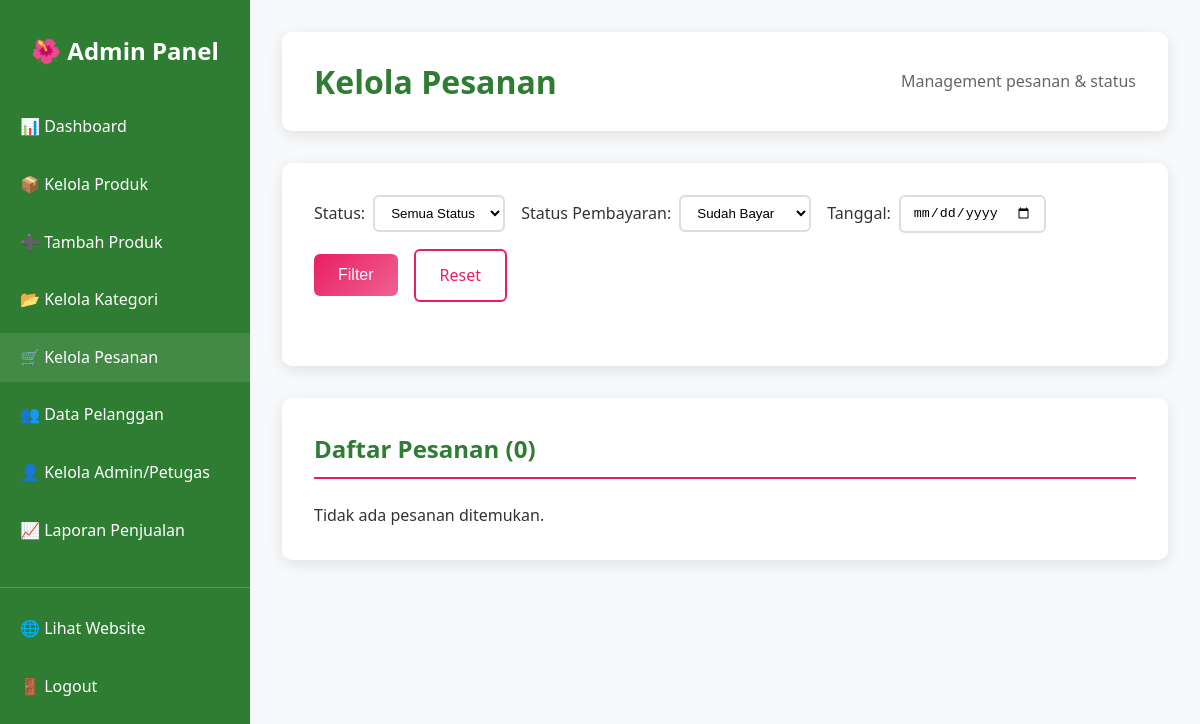
The app's page /admin/orders.php?payment_status=paid (signed in), older data.
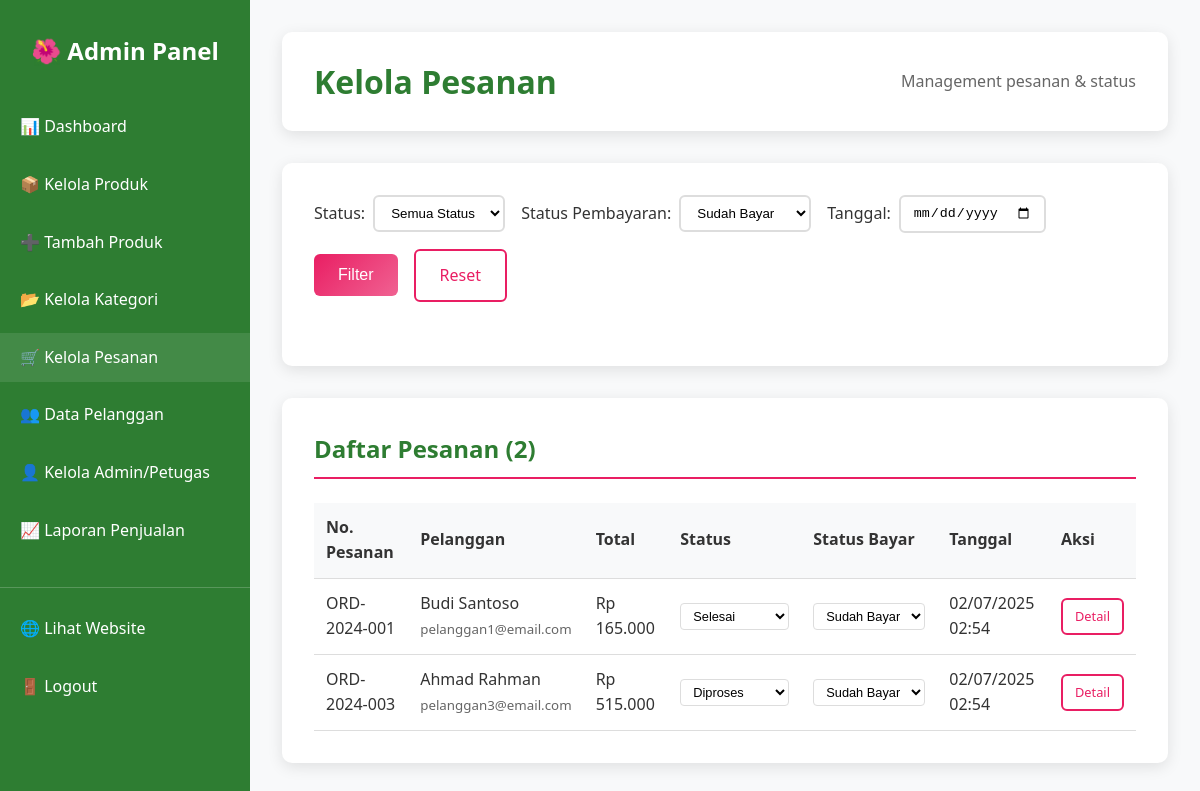
The same page, newer data.
### tables this page shows
CREATE TABLE orders (
    id INT PRIMARY KEY AUTO_INCREMENT,
    user_id INT NOT NULL,
    order_number VARCHAR(50) UNIQUE NOT NULL,
    total_amount DECIMAL(12,2) NOT NULL,
    subtotal DECIMAL(12,2) NOT NULL DEFAULT 0,
    shipping_address TEXT NOT NULL,
    shipping_cost DECIMAL(10,2) DEFAULT 0,
    recipient_name VARCHAR(100) NOT NULL,
    recipient_phone VARCHAR(20) NOT NULL,
    city VARCHAR(50),
    postal_code VARCHAR(10),
    payment_method ENUM('transfer', 'cod', 'ewallet') NOT NULL,
    payment_status ENUM('pending', 'paid', 'failed') DEFAULT 'pending',
    status ENUM('pending', 'confirmed', 'processing', 'shipped', 'delivered', 'cancelled') DEFAULT 'pending',
    notes TEXT,
    order_date TIMESTAMP DEFAULT CURRENT_TIMESTAMP,
    updated_at TIMESTAMP DEFAULT CURRENT_TIMESTAMP ON UPDATE CURRENT_TIMESTAMP,
    FOREIGN KEY (user_id) REFERENCES users(id) ON DELETE CASCADE
);

CREATE TABLE users (
    id INT PRIMARY KEY AUTO_INCREMENT,
    username VARCHAR(50) UNIQUE NOT NULL,
    email VARCHAR(100) UNIQUE NOT NULL,
    password VARCHAR(255) NOT NULL,
    full_name VARCHAR(100) NOT NULL,
    phone VARCHAR(20),
    address TEXT,
    role ENUM('admin', 'petugas', 'pelanggan') DEFAULT 'pelanggan',
    is_active TINYINT(1) DEFAULT 1,
    created_at TIMESTAMP DEFAULT CURRENT_TIMESTAMP,
    updated_at TIMESTAMP DEFAULT CURRENT_TIMESTAMP ON UPDATE CURRENT_TIMESTAMP
);

### config/database.php (called while the page is built, shortened)
<?php
function isAdmin() {
    return isset($_SESSION['role']) && $_SESSION['role'] === 'admin';
}
function formatRupiah($amount) {
    return 'Rp ' . number_format($amount, 0, ',', '.');
}
?>

### admin/orders.php (the view, shortened to what this page needs)
<?php
require_once '../config/database.php';
$pdo = getConnection();
$status_filter = $_GET['status'] ?? '';
$payment_status_filter = $_GET['payment_status'] ?? '';
$date_filter = $_GET['date'] ?? '';
$where_conditions = [];
$params = [];
if (!empty($payment_status_filter)) {
    $where_conditions[] = "o.payment_status = ?";
    $params[] = $payment_status_filter;
}
$where_clause = !empty($where_conditions) ? 'WHERE ' . implode(' AND ', $where_conditions) : '';
$stmt = $pdo->prepare("
    SELECT o.*, u.full_name as customer_name, u.email as customer_email
    FROM orders o
    JOIN users u ON o.user_id = u.id
    $where_clause
    ORDER BY o.order_date DESC
");
$stmt->execute($params);
$orders = $stmt->fetchAll();
$status_options = [
    'pending' => 'Pending',
    'confirmed' => 'Dikonfirmasi',
    'processing' => 'Diproses',
    'shipped' => 'Dikirim',
    'delivered' => 'Selesai',
    'cancelled' => 'Dibatalkan'
];
$payment_status_options = [
    'pending' => 'Belum Bayar',
    'paid' => 'Sudah Bayar',
    'failed' => 'Gagal'
];
?>
<!DOCTYPE html>
<html lang="id">
<head>
    <link rel="stylesheet" href="../assets/css/style.css">
    <link rel="stylesheet" href="assets/admin.css">
</head>
<body>
    <div class="admin-container">
        <?php include 'includes/sidebar.php'; ?>
        <div class="main-content">
            <div class="page-header">
                <h1>Kelola Pesanan</h1>
                <div>
                    <span style="color: #666;">Management pesanan & status</span>
                </div>
            </div>
            <div class="content-card">
                <form method="GET" class="filters">
                    <div class="filter-group">
                        <label>Status:</label>
                        <select name="status" class="filter-select">
                            <option value="">Semua Status</option>
                        </select>
                    </div>
                    <div class="filter-group">
                        <label>Status Pembayaran:</label>
                        <select name="payment_status" class="filter-select">
                            <?php foreach($payment_status_options as $value => $label): ?>
                                <option value="<?php echo $value; ?>" <?php echo $payment_status_filter == $value ? 'selected' : ''; ?>>
                                    <?php echo $label; ?>
                                </option>
                            <?php endforeach; ?>
                        </select>
                    </div>
                    <div class="filter-group">
                        <label>Tanggal:</label>
                        <input type="date" name="date" class="filter-select" value="<?php echo htmlspecialchars($date_filter); ?>">
                    </div>
                    <button type="submit" class="btn btn-primary">Filter</button>
                    <?php if (!empty($status_filter) || !empty($payment_status_filter) || !empty($date_filter)): ?>
                        <a href="orders.php" class="btn btn-outline">Reset</a>
                    <?php endif; ?>
                </form>
            </div>
            <div class="content-card">
                <h2>Daftar Pesanan (<?php echo count($orders); ?>)</h2>
                <?php if (empty($orders)): ?>
                    <p>Tidak ada pesanan ditemukan.</p>
                <?php else: ?>
                    <table class="table">
                        <thead>
                            <tr>
                                <th>No. Pesanan</th>
                                <th>Pelanggan</th>
                                <th>Total</th>
                                <th>Status</th>
                                <th>Status Bayar</th>
                                <th>Tanggal</th>
                                <th>Aksi</th>
                            </tr>
                        </thead>
                        <tbody>
                            <?php foreach($orders as $order): ?>
                            <tr>
                                <td><?php echo htmlspecialchars($order['order_number']); ?></td>
                                <td>
                                    <div><?php echo htmlspecialchars($order['customer_name']); ?></div>
                                    <small style="color: #666;"><?php echo htmlspecialchars($order['customer_email']); ?></small>
                                </td>
                                <td><?php echo formatRupiah($order['total_amount']); ?></td>
                                <td>
                                    <form method="POST" class="status-form">
                                        <select name="status" class="status-select" onchange="this.form.submit()">
                                            <?php foreach($status_options as $value => $label): ?>
                                                <option value="<?php echo $value; ?>"
                                                        <?php echo $order['status'] == $value ? 'selected' : ''; ?>>
                                                    <?php echo $label; ?>
                                                </option>
                                            <?php endforeach; ?>
                                        </select>
                                    </form>
                                </td>
                                <td>
                                    <form method="POST" class="status-form">
                                        <select name="payment_status" class="status-select" onchange="this.form.submit()">
                                            <?php foreach($payment_status_options as $value => $label): ?>
                                                <option value="<?php echo $value; ?>"
                                                        <?php echo $order['payment_status'] == $value ? 'selected' : ''; ?>>
                                                    <?php echo $label; ?>
                                                </option>
                                            <?php endforeach; ?>
                                        </select>
                                    </form>
                                </td>
                                <td><?php echo date('d/m/Y H:i', strtotime($order['order_date'])); ?></td>
                                <td>
                                    <a href="orders-detail.php?id=<?php echo $order['id']; ?>" class="btn btn-outline btn-sm">Detail</a>
                                </td>
                            </tr>
                            <?php endforeach; ?>
                        </tbody>
                    </table>
                <?php endif; ?>
            </div>
        </div>
    </div>
</body>
</html>

### admin/includes/sidebar.php
<div class="sidebar">
    <h2>🌺 Admin Panel</h2>
    <ul>
        <li><a href="dashboard.php" class="<?php echo basename($_SERVER['PHP_SELF']) == 'dashboard.php' ? 'active' : ''; ?>">📊 Dashboard</a></li>
        <li><a href="products.php" class="<?php echo basename($_SERVER['PHP_SELF']) == 'products.php' ? 'active' : ''; ?>">📦 Kelola Produk</a></li>
        <li><a href="products-add.php" class="<?php echo basename($_SERVER['PHP_SELF']) == 'products-add.php' ? 'active' : ''; ?>">➕ Tambah Produk</a></li>
        <li><a href="categories.php" class="<?php echo basename($_SERVER['PHP_SELF']) == 'categories.php' ? 'active' : ''; ?>">📂 Kelola Kategori</a></li>
        <li><a href="orders.php" class="<?php echo basename($_SERVER['PHP_SELF']) == 'orders.php' ? 'active' : ''; ?>">🛒 Kelola Pesanan</a></li>
        <li><a href="customers.php" class="<?php echo basename($_SERVER['PHP_SELF']) == 'customers.php' ? 'active' : ''; ?>">👥 Data Pelanggan</a></li>
        <?php if (isAdmin()): ?>
        <li><a href="users.php" class="<?php echo basename($_SERVER['PHP_SELF']) == 'users.php' ? 'active' : ''; ?>">👤 Kelola Admin/Petugas</a></li>
        <?php endif; ?>
        <li><a href="reports.php" class="<?php echo basename($_SERVER['PHP_SELF']) == 'reports.php' ? 'active' : ''; ?>">📈 Laporan Penjualan</a></li>
        <li style="margin-top: 2rem; border-top: 1px solid rgba(255,255,255,0.2); padding-top: 1rem;">
            <a href="../index.php">🌐 Lihat Website</a>
        </li>
        <li><a href="../logout.php">🚪 Logout</a></li>
    </ul>
</div>

### assets/css/style.css (style rules this page uses)
* { margin: 0; padding: 0; box-sizing: border-box; }
body { font-family: 'Segoe UI', Tahoma, Geneva, Verdana, sans-serif; line-height: 1.6; color: #333; background-color: #fff; }
.btn { display: inline-block; padding: 12px 24px; border: none; border-radius: 6px; text-decoration: none; text-align: center; cursor: pointer; font-size: 16px; font-weight: 500; transition: all 0.3s ease; }
.btn-primary { background: linear-gradient(135deg, #e91e63, #f06292); color: white; }
.btn-outline { background: transparent; color: #e91e63; border: 2px solid #e91e63; }
.page-header { background: linear-gradient(135deg, #f8f9fa, #e8f5e8); padding: 2rem 0; text-align: center; }
.main-content { min-height: 100vh; padding-top: 0; }

### admin/assets/admin.css (style rules this page uses)
.admin-container { display: flex; min-height: 100vh; font-family: 'Segoe UI', Tahoma, Geneva, Verdana, sans-serif; }
.sidebar { width: 250px; background: #2e7d32; color: white; padding: 2rem 0; position: fixed; height: 100vh; overflow-y: auto; }
.sidebar h2 { text-align: center; margin-bottom: 2rem; padding: 0 1rem; }
.sidebar ul { list-style: none; padding: 0; margin: 0; }
.sidebar ul li { margin-bottom: 0.5rem; }
.sidebar ul li a { display: block; color: white; text-decoration: none; padding: 12px 20px; transition: background 0.3s ease; }
.sidebar ul li a:hover, .sidebar ul li a.active { background: rgba(255,255,255,0.1); }
.main-content { flex: 1; margin-left: 250px; padding: 2rem; background: #f8f9fa; min-height: 100vh; }
.page-header { display: flex; justify-content: space-between; align-items: center; margin-bottom: 2rem; background: white; padding: 1.5rem 2rem; border-radius: 10px; box-shadow: 0 4px 15px rgba(0,0,0,0.1); }
.page-header h1 { color: #2e7d32; margin: 0; font-size: 2rem; }
.content-card { background: white; padding: 2rem; border-radius: 10px; box-shadow: 0 4px 15px rgba(0,0,0,0.1); margin-bottom: 2rem; }
.content-card h2 { color: #2e7d32; margin-bottom: 1.5rem; font-size: 1.5rem; border-bottom: 2px solid #e91e63; padding-bottom: 0.5rem; }
.btn { display: inline-block; padding: 12px 24px; border: none; border-radius: 6px; text-decoration: none; text-align: center; cursor: pointer; font-size: 16px; font-weight: 500; transition: all 0.3s ease; }
.btn-primary { background: linear-gradient(135deg, #e91e63, #f06292); color: white; }
.btn-outline { background: transparent; color: #e91e63; border: 2px solid #e91e63; }
.btn-sm { padding: 6px 12px; font-size: 0.8rem; }
.table { width: 100%; border-collapse: collapse; margin-top: 1rem; }
.table th, .table td { padding: 12px; text-align: left; border-bottom: 1px solid #ddd; vertical-align: middle; }
.table th { background: #f8f9fa; font-weight: 600; color: #333; position: sticky; top: 0; }
.filters { display: flex; gap: 1rem; align-items: center; flex-wrap: wrap; margin-bottom: 2rem; }
.filter-group { display: flex; align-items: center; gap: 0.5rem; }
.filter-select { padding: 8px 12px; border: 2px solid #ddd; border-radius: 6px; background: white; }
.status-form { display: inline-block; }
.status-select { padding: 4px 8px; font-size: 0.8rem; border: 1px solid #ddd; border-radius: 4px; background: white; }

Row changes from the older to the newer data that the page shows:
now on this page (row edited): orders: order_number "ORD-2024-001", user.full_name "Budi Santoso", user.email "pelanggan1@email.com", total_amount "Rp 165.000", status "Selesai", payment_status "Sudah Bayar", order_date "02/07/2025 02:54"
now on this page (row edited): orders: order_number "ORD-2024-003", user.full_name "Ahmad Rahman", user.email "pelanggan3@email.com", total_amount "Rp 515.000", status "Diproses", payment_status "Sudah Bayar", order_date "02/07/2025 02:54"
Text that changed along with them:
count($orders): "0" → "2"
text no longer shown: "Tidak ada pesanan ditemukan."
text now shown: "No. Pesanan Pelanggan Total Status Status Bayar Tanggal Aksi"
